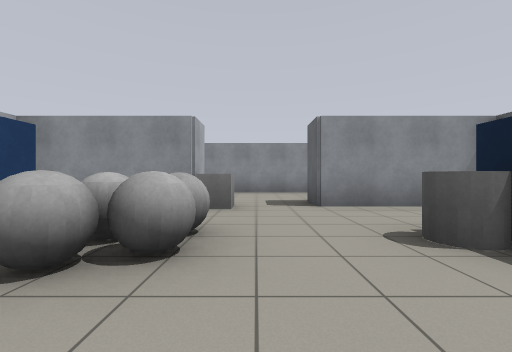
[1] (above)

24 first-person views from a walk through a robot-simulator world made for Gazebo. The camera is 0.94 m above the floor, looks level and sees 90° across. The floor is counted in squares, 2 m on a side. Each view is taken from the middle of a square. On the plan, view 1 faces up. The plan holds only what a view shows up to about 9 squares ahead; the rest is blank. The robots in the file are not drawn. Some stock models are drawn as simple stand-ins.

[2]
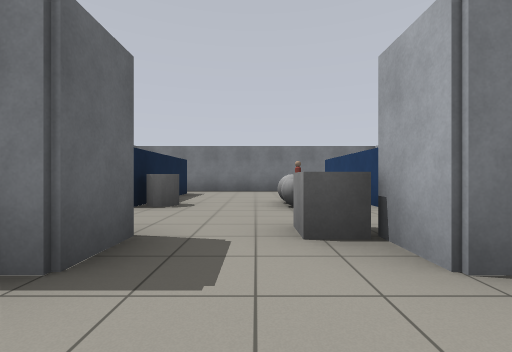

[3]
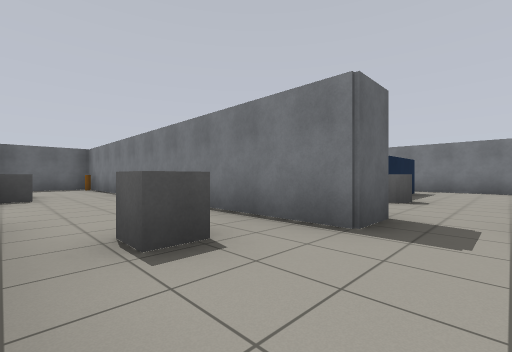

[4]
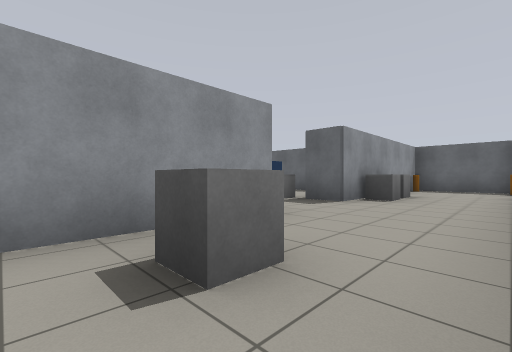

[5]
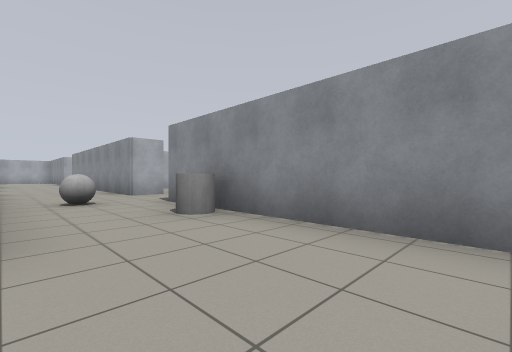

[6]
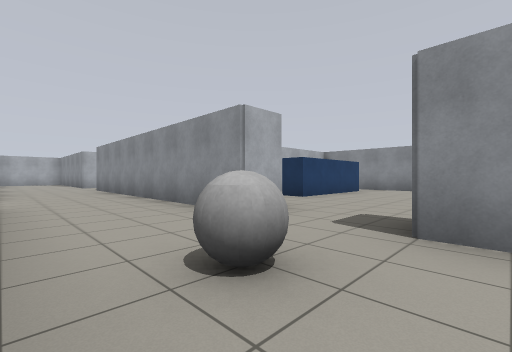

[7]
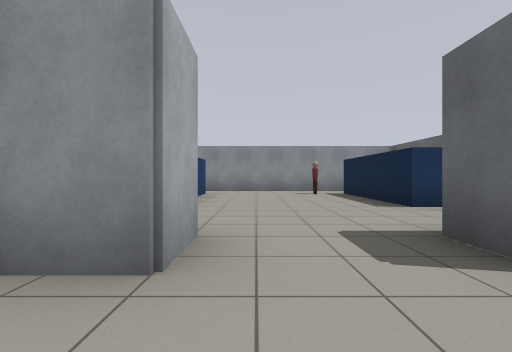

[8]
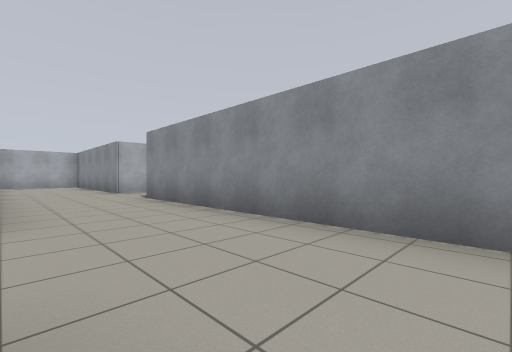

[9]
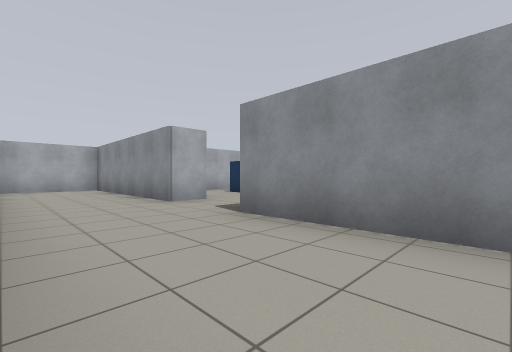

[10]
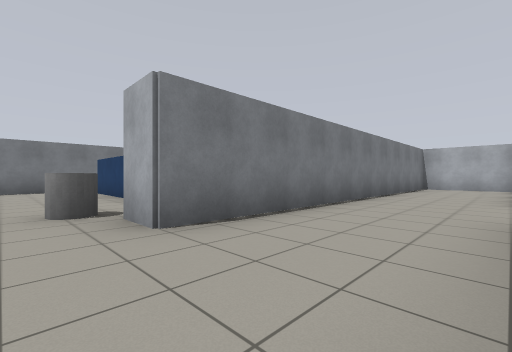

[11]
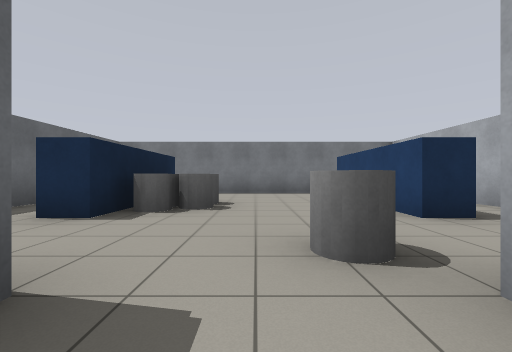

[12]
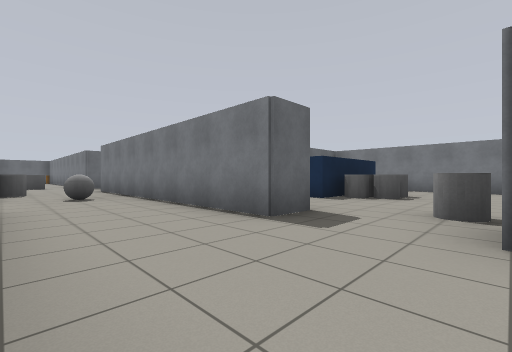

[13]
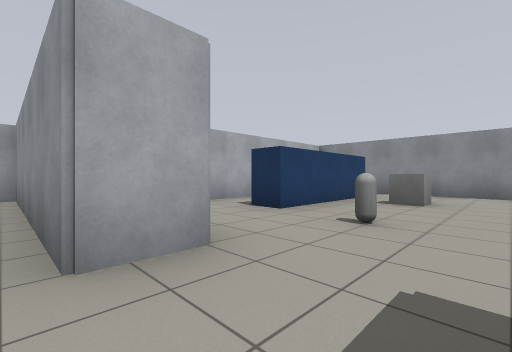

[14]
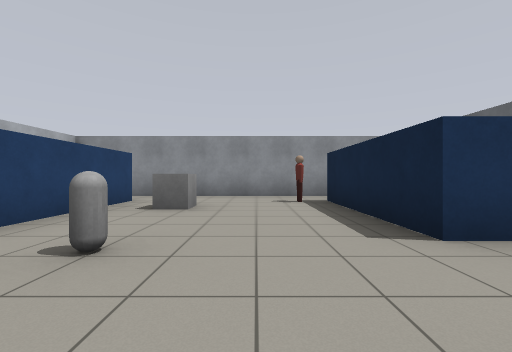

[15]
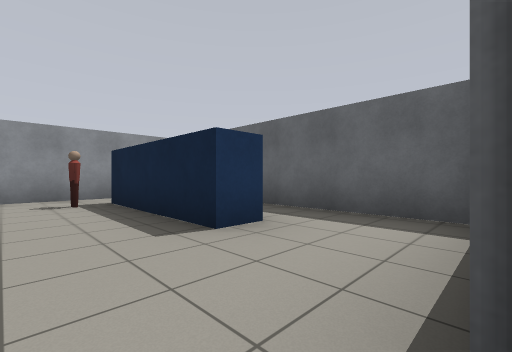

[16]
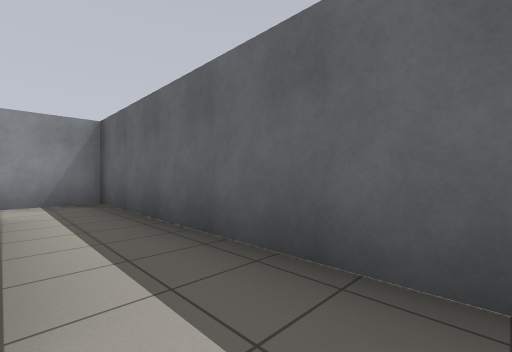

[17]
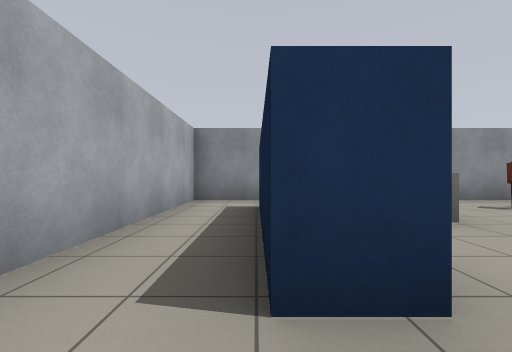

[18]
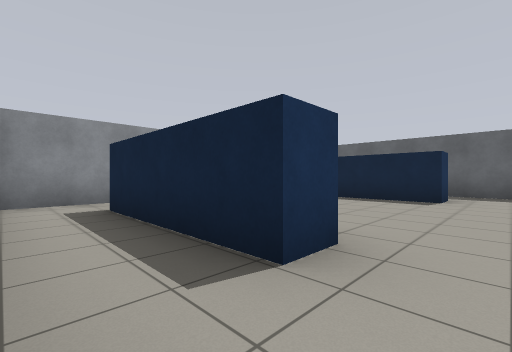

[19]
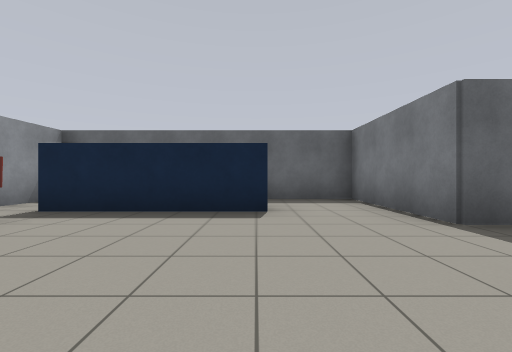

[20]
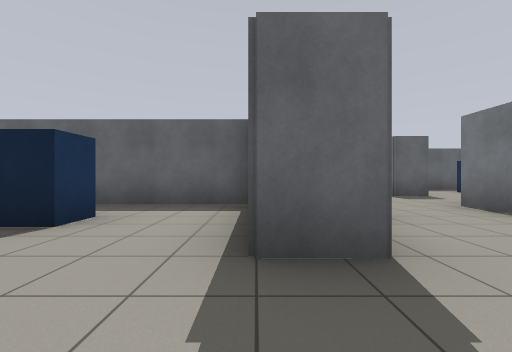

[21]
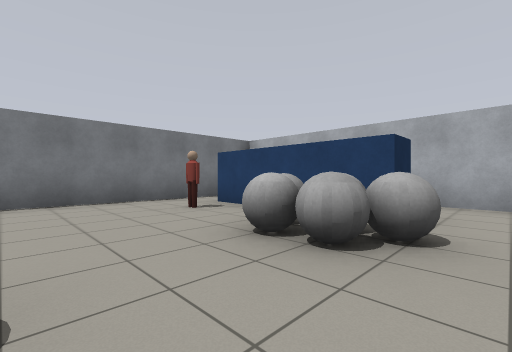

[22]
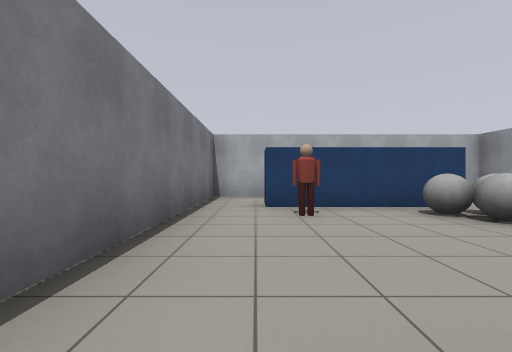

[23]
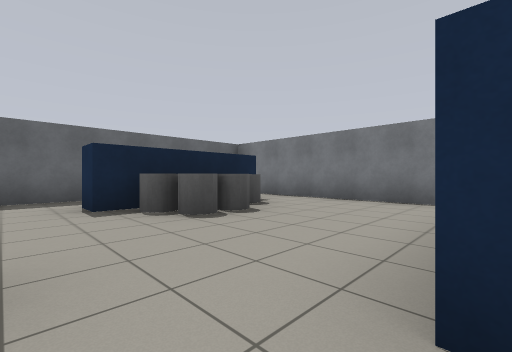

[24]
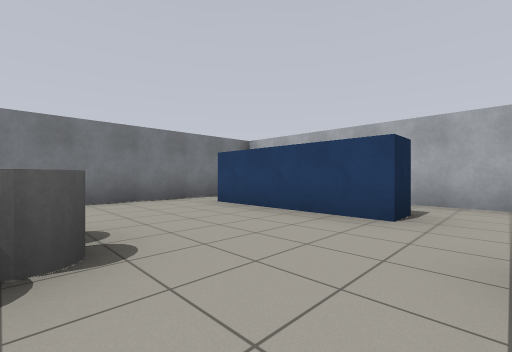

### Floor plan
Ten units are one square. View 1 is at (0, 0); x grows to the right and y downward. Boxes are objects, and circles mark ways between rooms. Rooms are numbered by the first view taken in them; rooms with no view inside come last. Other rooms are left out.
<svg viewBox="-200 -145 310 170">
<path fill="none" stroke="#000" d="M-19 -21 -19 9M18 9 18 -16M-15 20 22 20M-55 -72 -125 -72M-80 -40 -80 -48 -15 -48M10 -40 10 -48 89 -48M35 -72 -35 -72M59 -72 55 -72M-145 -72 -195 -72 -195 -48 -100 -48 -100 -40M89 -72 79 -72M105 -48 105 -72M-153 -129 -153 -98M-116 -98 -116 -124M-145 -81 -145 -72M-98 -140 -155 -140M-110 -98 -116 -98M-98 -82 -98 -140M-153 -98 -159 -98 -159 -121M-155 -140 -172 -140 -172 -99M-63 -98 -69 -98 -69 -129M-65 -140 -80 -140M-63 -129 -63 -98M-26 -98 -26 -129M-55 -81 -55 -72M-24 -140 -65 -140M-35 -72 -35 -80 -25 -80M-115 -21 -109 -21M-127 -30 -127 -6M-118 20 -106 20M-109 -21 -109 9M-72 9 -72 -21M-106 20 -75 20M-53 -6 -53 -30M-72 -21 -65 -21M-75 20 -60 20M-25 -21 -19 -21M-37 8 -37 20 -15 20M-14 -40 -37 -40 -37 -18"/>
<rect x="-15" y="-5" width="10" height="10" fill="#bbb"><title>person</title></rect>
<rect x="-15" y="-15" width="10" height="10" fill="#bbb"><title>grey ball</title></rect>
<rect x="-15" y="-25" width="10" height="10" fill="#bbb"><title>grey ball</title></rect>
<rect x="-45" y="-65" width="10" height="10" fill="#bbb"><title>grey ball</title></rect>
<rect x="-25" y="-75" width="10" height="10" fill="#bbb"><title>grey cylinder</title></rect>
<rect x="-15" y="-45" width="10" height="10" fill="#bbb"><title>grey box</title></rect>
<rect x="15" y="-65" width="10" height="10" fill="#bbb"><title>grey box</title></rect>
<rect x="55" y="-75" width="10" height="10" fill="#bbb"><title>grey box</title></rect>
<rect x="65" y="-75" width="10" height="10" fill="#bbb"><title>grey box</title></rect>
<rect x="95" y="-55" width="10" height="10" fill="#bbb"><title>other object</title></rect>
<rect x="95" y="-75" width="10" height="10" fill="#bbb"><title>other object</title></rect>
<rect x="-145" y="-105" width="10" height="10" fill="#bbb"><title>other object</title></rect>
<rect x="-145" y="-125" width="10" height="10" fill="#bbb"><title>grey box</title></rect>
<rect x="-125" y="-135" width="10" height="10" fill="#bbb"><title>person</title></rect>
<rect x="-35" y="-135" width="10" height="10" fill="#bbb"><title>person</title></rect>
<rect x="-105" y="-35" width="10" height="10" fill="#bbb"><title>grey cylinder</title></rect>
<rect x="-85" y="-5" width="10" height="10" fill="#bbb"><title>grey cylinder</title></rect>
<rect x="-85" y="-15" width="10" height="10" fill="#bbb"><title>grey cylinder</title></rect>
<circle cx="-5" cy="-40" r="3" fill="#2a7"/>
<circle cx="-20" cy="-30" r="3" fill="#2a7"/>
<circle cx="-20" cy="10" r="3" fill="#2a7"/>
<circle cx="-135" cy="-80" r="3" fill="#2a7"/>
<circle cx="-45" cy="-80" r="3" fill="#2a7"/>
<circle cx="-90" cy="-40" r="3" fill="#2a7"/>
<circle cx="-110" cy="-90" r="3" fill="#2a7"/>
<circle cx="-160" cy="-130" r="3" fill="#2a7"/>
<circle cx="-160" cy="-90" r="3" fill="#2a7"/>
<circle cx="-70" cy="-130" r="3" fill="#2a7"/>
<circle cx="-70" cy="-90" r="3" fill="#2a7"/>
<circle cx="-110" cy="-30" r="3" fill="#2a7"/>
<circle cx="-110" cy="10" r="3" fill="#2a7"/>
<circle cx="-70" cy="-30" r="3" fill="#2a7"/>
<circle cx="-70" cy="10" r="3" fill="#2a7"/>
<text x="0" y="-10">1</text>
<text x="-40" y="-60">2</text>
<text x="-140" y="-110">3</text>
<text x="-100" y="-110">4</text>
<text x="-170" y="-110">5</text>
<text x="-80" y="-110">6</text>
<text x="-50" y="-110">7</text>
<text x="-120" y="-10">8</text>
<text x="-90" y="-10">9</text>
<text x="-60" y="-10">10</text>
<text x="-30" y="-10">11</text>
</svg>
Room 1 opens to room 2. Room 1 opens to room 11. Room 2 opens to room 3. Room 2 opens to room 7. Room 2 opens to room 9. Room 3 opens to room 4. Room 3 opens to room 5. Room 6 opens to room 7. Room 8 opens to room 9. Room 9 opens to room 10.

Where each view was taken, in squares from view 1:
view 1: 0 up, 0 right, facing up
view 2: 6 up, 0 right, facing down
view 3: 7 up, 0 right, facing down-right
view 4: 5 up, 1 right, facing up-right
view 5: 5 up, 1 right, facing up-left
view 6: 5 up, 3 left, facing up-left
view 7: 6 up, 5 left, facing up
view 8: 5 up, 7 left, facing up-left
view 9: 5 up, 10 left, facing up-left
view 10: 7 up, 9 left, facing down-left
view 11: 5 up, 9 left, facing down
view 12: 7 up, 10 left, facing down-right
view 13: 7 up, 13 left, facing up-left
view 14: 8 up, 13 left, facing up
view 15: 8 up, 13 left, facing up-right
view 16: 9 up, 11 left, facing up-right
view 17: 9 up, 16 left, facing up
view 18: 9 up, 8 left, facing up-right
view 19: 10 up, 6 left, facing right
view 20: 8 up, 5 left, facing right
view 21: 3 up, 1 right, facing down-left
view 22: 1 down, 2 right, facing left
view 23: 3 up, 11 left, facing down-right
view 24: 3 up, 8 left, facing down-left
